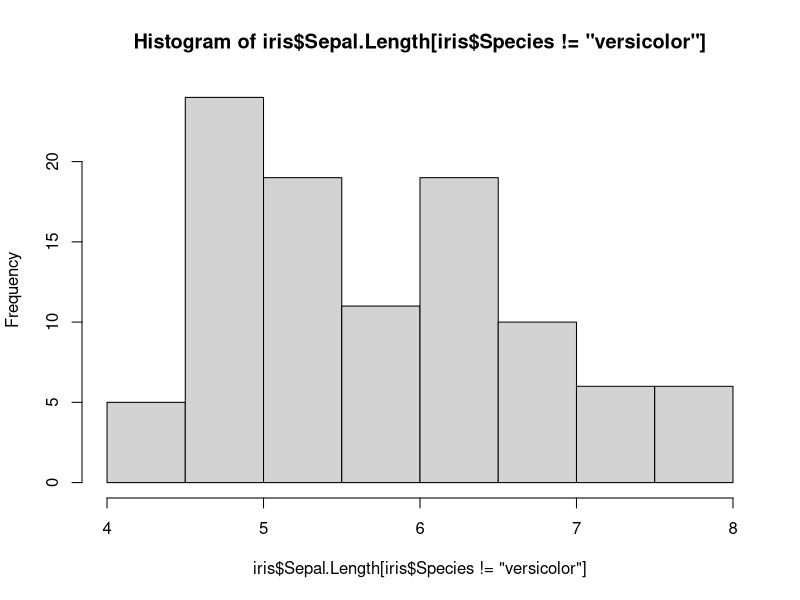
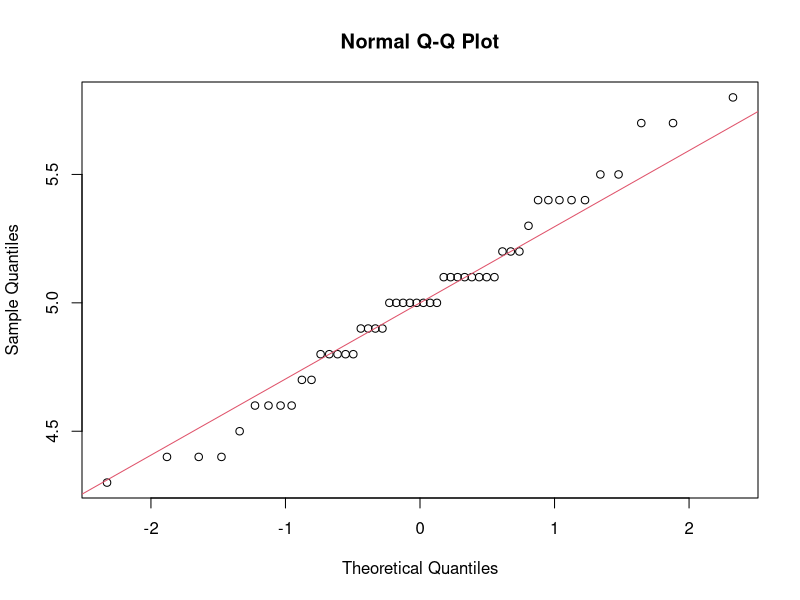
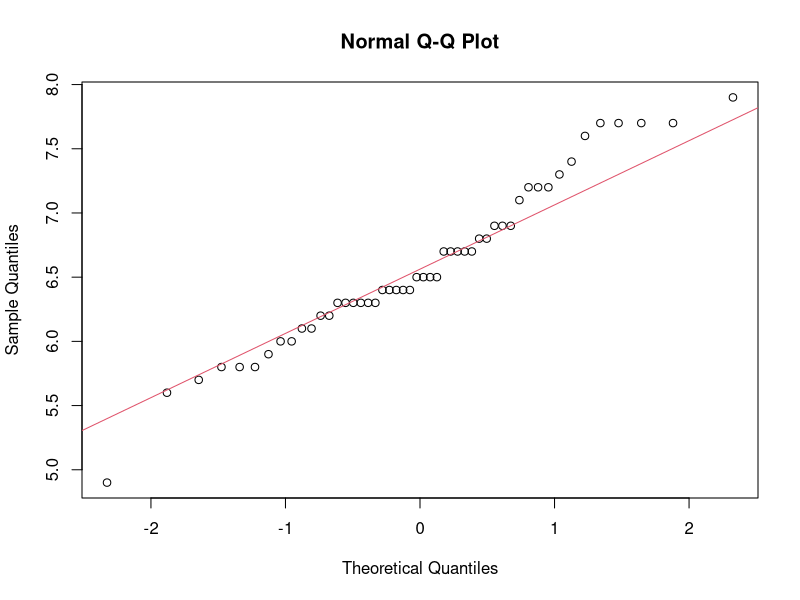
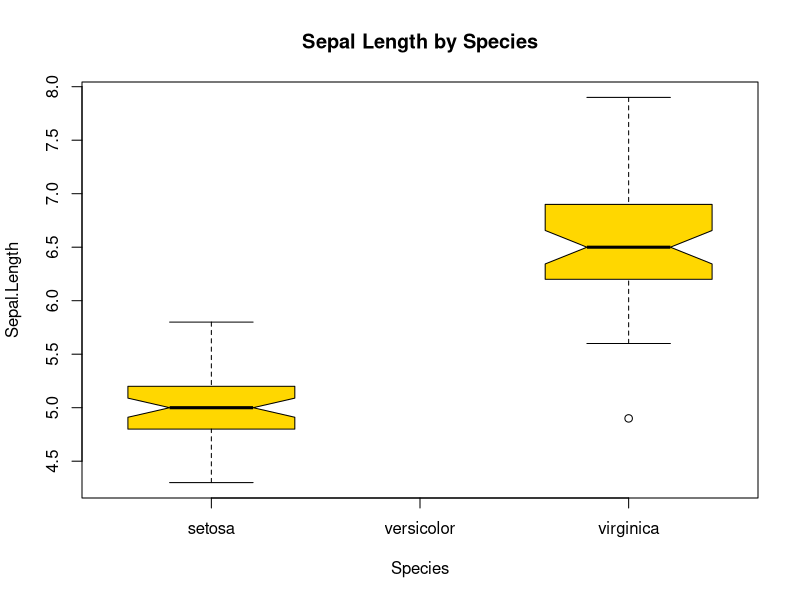
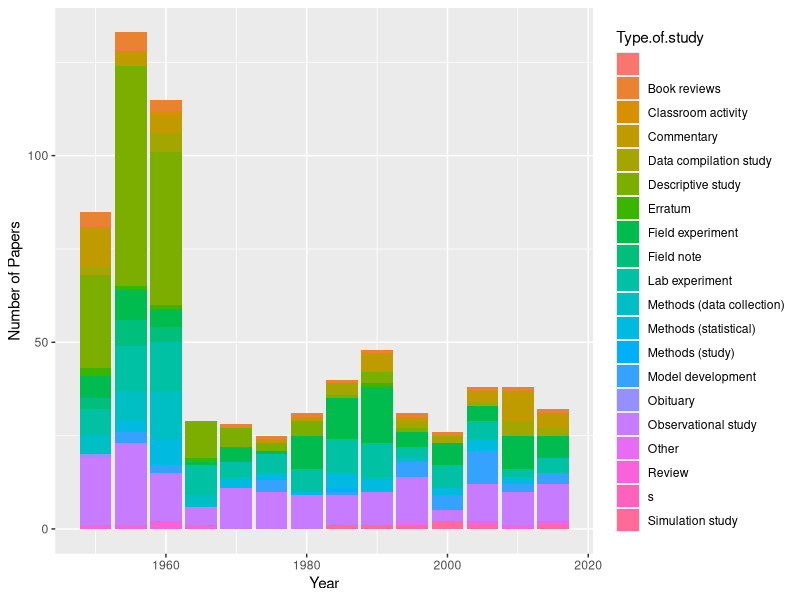
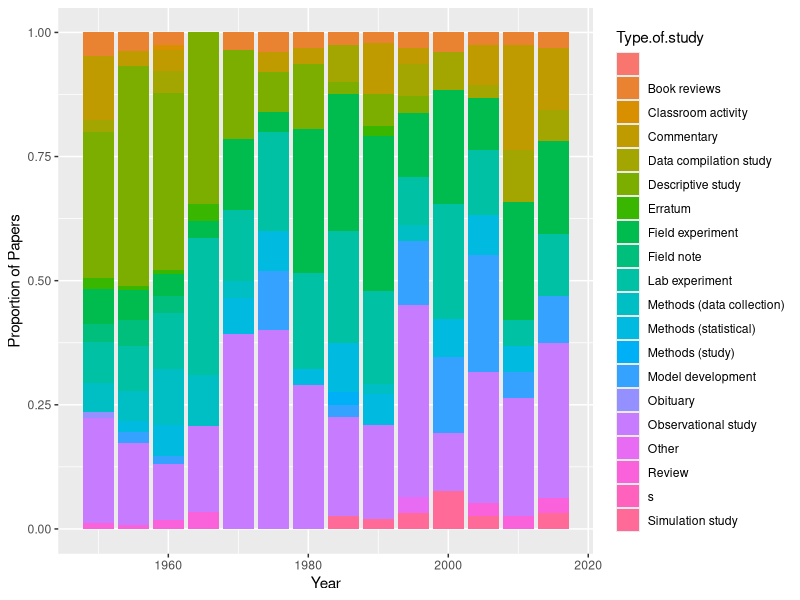
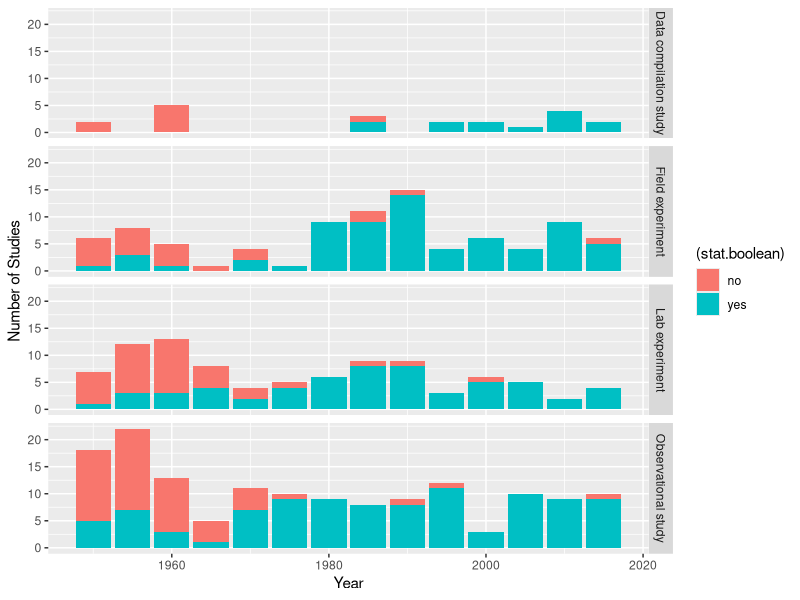
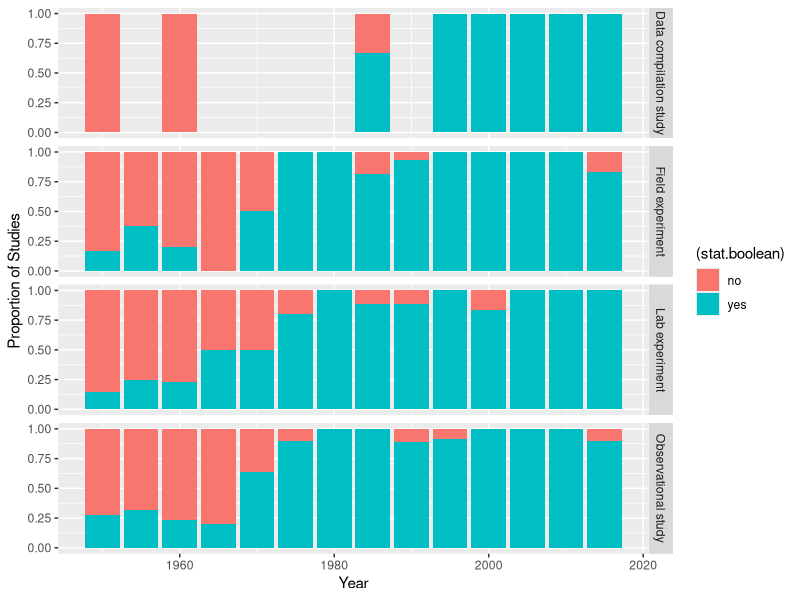

Recreate these plots in R, in order.
# Example R Script for Intro To R & GITHUB
# Elise Larsen, 2019-01-09

#### OUTLINE
# 1. Example script for Intro to R, week 1 activity
# 2. Intro to Journal Review of Statistical Methods
# 3. Instructions for how to use this file in Intro to Github

# 1. Intro to R: Example script

#Looking at an existing dataset in R
summary(iris)

#iris data has 3 species. I select 2 to compare. There are many ways to do this. 
setosa.sl<-iris$Sepal.Length[iris$Species=="setosa"]
virginica.sl<-subset(iris$Sepal.Length, iris$Species=="virginica")

#analysis: t-test?

#test assumptions: Normality, Equal Variance

#Normality
hist(iris$Sepal.Length[iris$Species!='versicolor'])
## Perform the test
shapiro.test(setosa.sl)
shapiro.test(virginica.sl)

## Plot using a qqplot
qqnorm(setosa.sl);qqline(setosa.sl, col = 2)
qqnorm(virginica.sl);qqline(virginica.sl, col = 2)

#Equal variance
var(setosa.sl)
var(virginica.sl)
### DOES NOT PASS ASSUMPTION. Cannot use t.test()

##MANN WHITNEY U TEST / WILCOXON RANK  SUM TEST
# Wilcoxon rank sum test
wilcox.test(setosa.sl,virginica.sl)

## CONCLUSION: REJECT the idea that sepal lengths are the same between setosa and virginica species
## Sepal Lengths differ between species

##Plot sepal lengths by species
boxplot(Sepal.Length~Species, data=iris[iris$Species!="versicolor",], notch=TRUE,
        col=("gold"),
        main="Sepal Length by Species", xlab="Species")




#####################  END INTRO TO R HERE ###################




## 2. Intro to Journal Review of Statistical Methods

##LOAD DATA
stat.review<-read.csv("StatMethodReview.csv", header=T)

##VIEW DATA
head(stat.review) #shows column names and first 5 rows
summary(stat.review) #gives summary statistics by column

#dplyr is a very useful package for manipulating data
#install.packages("dplyr") ## install if needed
library(dplyr)
library(ggplot2)

##LOOKING AT TRENDS OVER TIME


##Type of study by year

paper.x.year<-stat.review %>%
  group_by(Year, Type.of.study) %>%
  summarize(n())
names(paper.x.year)[3]<-"n.papers"

## Visualizations
## Grouped
#ggplot(paper.x.year, aes(fill=Type.of.study, y=n.papers, x=Year)) + 
#  geom_bar(position="dodge", stat="identity")

# Stacked
ggplot(paper.x.year, aes(fill=Type.of.study, y=n.papers, x=Year)) + 
  geom_bar( stat="identity") +
  ylab("Number of Papers")


# Stacked Percent
ggplot(paper.x.year, aes(fill=Type.of.study, y=n.papers, x=Year)) + 
  geom_bar( stat="identity", position="fill") + 
  ylab("Proportion of Papers")



#### SUBSET Papers to *Studies*

#Look at the Proportion of studies (observational, field experiment, lab experiment, data compilation study only) that:
# Use statistics

##FILTER TO "STUDIES"
studytypes<-c("Observational study","Field experiment","Lab experiment", "Data compilation study")

#Filter Data
study.review <- stat.review %>%
  filter(Type.of.study %in% studytypes) %>%
  select(Year, Type.of.study, No.statistical.test, Correlation, GOF, Regression, Non.linear, Other.model)
study.review$Type.of.study<-factor(study.review$Type.of.study)


#### HOW OFTEN WERE STATISTICAL TESTS PRESENTED IN STUDIES?
#NA in "No.statistical.test" indicates some statistical test was performed
study.review$stat.boolean<-"no"
study.review$stat.boolean[is.na(study.review$No.statistical.test)]<-"yes"
study.review$stat.boolean<-factor(study.review$stat.boolean)

#summarize data of interest
study.x.year<-study.review %>%
  group_by(Year, Type.of.study, stat.boolean) %>%
  summarize(n())
names(study.x.year)[4]<-"n.studies"

## Visualizations
## stacked
plotnostatsgroup<-ggplot(study.x.year, aes(fill=(stat.boolean), y=n.studies, x=Year)) + 
  geom_bar(stat="identity") +
  ylab("Number of Studies")

#Facet by study type
plotnostatsgroup + facet_grid(Type.of.study ~ .)

# Stacked Percent
plotnostatsgroupProp<-ggplot(study.x.year, aes(fill=(stat.boolean), y=n.studies, x=Year)) + 
  geom_bar( stat="identity", position="fill") + 
  ylab("Proportion of Studies")
#Facet by study type
plotnostatsgroupProp + facet_grid(Type.of.study ~ .)



# Look at what Type of statistics were used (Correlation, GOF, Regression, Other)
study.review$stat.type<-as.factor("none")
levels(study.review$stat.type)<-c("none","correlation","regression","gof","multiple","other")
study.review$stat.type[study.review$Correlation==1]<-"correlation"
study.review$stat.type[study.review$GOF==1 & is.na(study.review$Correlation)]<-"gof"
study.review$stat.type[study.review$GOF==1 & study.review$Correlation==1]<-"multiple"
study.review$stat.type[study.review$Regression==1 & is.na(study.review$GOF) & is.na(study.review$Correlation)]<-"regression"
study.review$stat.type[study.review$Regression==1 & study.review$Correlation==1]<-"multiple"
study.review$stat.type[study.review$Regression==1 & study.review$GOF==1]<-"multiple"
study.review$stat.type[study.review$stat.type=="none" & study.review$stat.boolean=="yes"]<-"other"


#summarize data of interest
test.x.year<-study.review %>%
  group_by(Year, Type.of.study, stat.type) %>%
  summarize(n())
names(test.x.year)[4]<-"n.studies"

## Visualizations
# Try this palette with black from http://www.cookbook-r.com/Graphs/Colors_(ggplot2)/#a-colorblind-friendly-palette:
cbbPalette <- c("#000000", "#E69F00", "#56B4E9", "#009E73", "#F0E442", "#0072B2", "#D55E00", "#CC79A7")

## stacked
plotstattypes<-ggplot(test.x.year, aes(fill=(stat.type), y=n.studies, x=Year)) + 
  geom_bar(stat="identity") +
  scale_fill_manual(values=cbbPalette) +
  ylab("Number of Studies")

#Facet by study type
plotstattypes + facet_grid(Type.of.study ~ .)

# Stacked Percent
plotstattypesProp<-ggplot(test.x.year, aes(fill=(stat.type), y=n.studies, x=Year)) + 
  geom_bar( stat="identity", position="fill") + 
  scale_fill_manual(values=cbbPalette) +
  ylab("Proportion of Studies")
#Facet by study type
plotstattypesProp
plotstattypesProp + facet_grid(Type.of.study ~ .)
plotstattypesProp + facet_wrap(~Type.of.study, ncol=2)

### Class Activities:

##Filter data to only regression studies (using "Regression" column NOT "stat.type" column)


# Look at the proportion of regression studies over time that:
#  act as if all assumptions met
#  deal with non-normal errors 
#  use different approaches to deal with non-normal errors (Xform, NP, AltDist)
#  deal with non-independence (mixed model)


#####################  END INTRO TO STAT REVIEW ###################




## 3. Intro to Github: Instructions 
##    ALL LINES BELOW COMMENTED OUT BUT YOU WILL RUN SOME OF THEM
##
## AFTER creating Github account, keep Github credentials available. 
## If you haven't already: 

## A. Configure Github:
## install if needed (do this exactly once):
## RUN:
# install.packages("usethis")

##configure name & email using your own name and email and then RUN:
#library(usethis)
#use_git_config(user.name = "YOUR NAME", user.email = "YOUREMAIL@georgetown.edu")

## B. Create a new RStudio project, select Version Control, Git, and use this repository link:
## https://github.com/leslieries/AdvancedModelsCourse
## On the top left panel, you'll now see a "Git" tab. 
## Within the git tab, the branch of the git repository you are on is int he top right corner. 
## The default is "master"
## Use the icon to the left to create a new branch  
## Edit this file in that branch.
## Commit the changes to your branch (include a commit message).

### FOR THE FOLLOWING, YOU WILL NEED TO BE ADDED AS A COLLABORATOR ON GITHUB.
# Switch to master branch.
# Merge branches (using shell in Tools menu).
# Push changes to origin.
